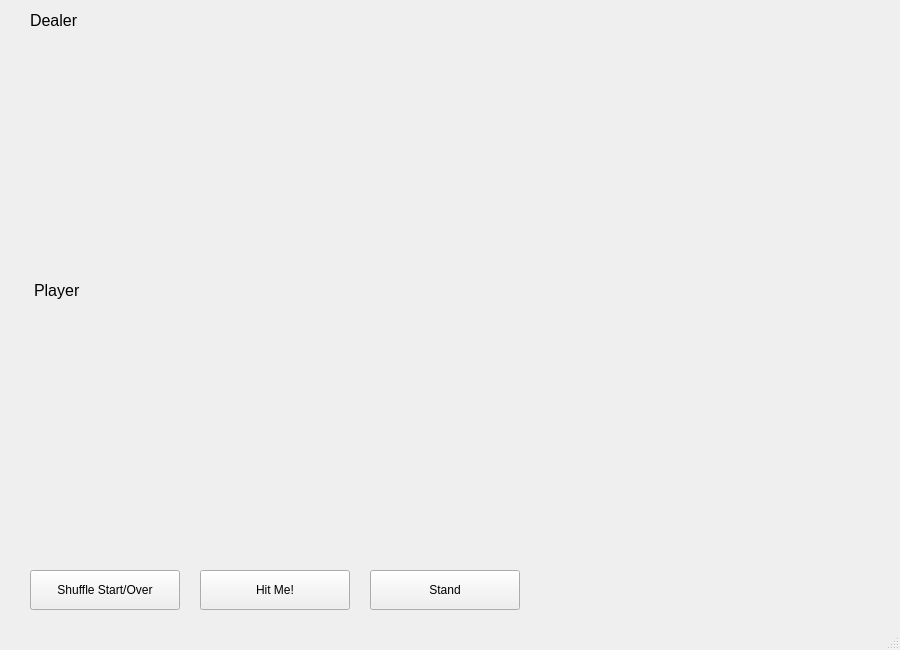
<?xml version="1.0" encoding="UTF-8"?>
<ui version="4.0">
 <class>MainWindow</class>
 <widget class="QMainWindow" name="MainWindow">
  <property name="geometry">
   <rect>
    <x>0</x>
    <y>0</y>
    <width>900</width>
    <height>650</height>
   </rect>
  </property>
  <property name="windowTitle">
   <string>MainWindow</string>
  </property>
  <property name="styleSheet">
   <string notr="true">background-color: &quot;green&quot;;</string>
  </property>
  <widget class="QWidget" name="centralwidget">
   <widget class="QPushButton" name="spushButton">
    <property name="geometry">
     <rect>
      <x>30</x>
      <y>570</y>
      <width>150</width>
      <height>40</height>
     </rect>
    </property>
    <property name="styleSheet">
     <string notr="true">background-color: light gray;</string>
    </property>
    <property name="text">
     <string>Shuffle Start/Over</string>
    </property>
   </widget>
   <widget class="QPushButton" name="hitMeButton">
    <property name="geometry">
     <rect>
      <x>200</x>
      <y>570</y>
      <width>150</width>
      <height>40</height>
     </rect>
    </property>
    <property name="styleSheet">
     <string notr="true">background-color: light gray;</string>
    </property>
    <property name="text">
     <string>Hit Me!</string>
    </property>
   </widget>
   <widget class="QLabel" name="dealerCard1">
    <property name="geometry">
     <rect>
      <x>30</x>
      <y>40</y>
      <width>150</width>
      <height>218</height>
     </rect>
    </property>
    <property name="text">
     <string/>
    </property>
    <property name="pixmap">
     <pixmap>images/cards/2_of_clubs.png</pixmap>
    </property>
    <property name="scaledContents">
     <bool>true</bool>
    </property>
   </widget>
   <widget class="QLabel" name="playerCard1">
    <property name="geometry">
     <rect>
      <x>30</x>
      <y>310</y>
      <width>150</width>
      <height>218</height>
     </rect>
    </property>
    <property name="text">
     <string/>
    </property>
    <property name="pixmap">
     <pixmap>images/cards/2_of_diamonds.png</pixmap>
    </property>
    <property name="scaledContents">
     <bool>true</bool>
    </property>
   </widget>
   <widget class="QLabel" name="dlabel">
    <property name="geometry">
     <rect>
      <x>30</x>
      <y>10</y>
      <width>150</width>
      <height>21</height>
     </rect>
    </property>
    <property name="font">
     <font>
      <pointsize>12</pointsize>
     </font>
    </property>
    <property name="text">
     <string>Dealer</string>
    </property>
   </widget>
   <widget class="QLabel" name="plabel">
    <property name="geometry">
     <rect>
      <x>34</x>
      <y>280</y>
      <width>141</width>
      <height>21</height>
     </rect>
    </property>
    <property name="font">
     <font>
      <pointsize>12</pointsize>
     </font>
    </property>
    <property name="text">
     <string>Player</string>
    </property>
   </widget>
   <widget class="QPushButton" name="standButton">
    <property name="geometry">
     <rect>
      <x>370</x>
      <y>570</y>
      <width>150</width>
      <height>40</height>
     </rect>
    </property>
    <property name="styleSheet">
     <string notr="true">background-color: light gray;</string>
    </property>
    <property name="text">
     <string>Stand</string>
    </property>
   </widget>
   <widget class="QLabel" name="dealerCard2">
    <property name="geometry">
     <rect>
      <x>200</x>
      <y>40</y>
      <width>150</width>
      <height>218</height>
     </rect>
    </property>
    <property name="text">
     <string/>
    </property>
    <property name="pixmap">
     <pixmap>images/cards/2_of_clubs.png</pixmap>
    </property>
    <property name="scaledContents">
     <bool>true</bool>
    </property>
   </widget>
   <widget class="QLabel" name="dealerCard3">
    <property name="geometry">
     <rect>
      <x>370</x>
      <y>40</y>
      <width>150</width>
      <height>218</height>
     </rect>
    </property>
    <property name="text">
     <string/>
    </property>
    <property name="pixmap">
     <pixmap>images/cards/2_of_clubs.png</pixmap>
    </property>
    <property name="scaledContents">
     <bool>true</bool>
    </property>
   </widget>
   <widget class="QLabel" name="dealerCard4">
    <property name="geometry">
     <rect>
      <x>540</x>
      <y>40</y>
      <width>150</width>
      <height>218</height>
     </rect>
    </property>
    <property name="text">
     <string/>
    </property>
    <property name="pixmap">
     <pixmap>images/cards/2_of_clubs.png</pixmap>
    </property>
    <property name="scaledContents">
     <bool>true</bool>
    </property>
   </widget>
   <widget class="QLabel" name="dealerCard5">
    <property name="geometry">
     <rect>
      <x>710</x>
      <y>40</y>
      <width>150</width>
      <height>218</height>
     </rect>
    </property>
    <property name="text">
     <string/>
    </property>
    <property name="pixmap">
     <pixmap>images/cards/2_of_clubs.png</pixmap>
    </property>
    <property name="scaledContents">
     <bool>true</bool>
    </property>
   </widget>
   <widget class="QLabel" name="playerCard2">
    <property name="geometry">
     <rect>
      <x>200</x>
      <y>310</y>
      <width>150</width>
      <height>218</height>
     </rect>
    </property>
    <property name="text">
     <string/>
    </property>
    <property name="pixmap">
     <pixmap>images/cards/2_of_diamonds.png</pixmap>
    </property>
    <property name="scaledContents">
     <bool>true</bool>
    </property>
   </widget>
   <widget class="QLabel" name="playerCard3">
    <property name="geometry">
     <rect>
      <x>370</x>
      <y>310</y>
      <width>150</width>
      <height>218</height>
     </rect>
    </property>
    <property name="text">
     <string/>
    </property>
    <property name="pixmap">
     <pixmap>images/cards/2_of_diamonds.png</pixmap>
    </property>
    <property name="scaledContents">
     <bool>true</bool>
    </property>
   </widget>
   <widget class="QLabel" name="playerCard4">
    <property name="geometry">
     <rect>
      <x>540</x>
      <y>310</y>
      <width>150</width>
      <height>218</height>
     </rect>
    </property>
    <property name="text">
     <string/>
    </property>
    <property name="pixmap">
     <pixmap>images/cards/2_of_diamonds.png</pixmap>
    </property>
    <property name="scaledContents">
     <bool>true</bool>
    </property>
   </widget>
   <widget class="QLabel" name="playerCard5">
    <property name="geometry">
     <rect>
      <x>710</x>
      <y>310</y>
      <width>150</width>
      <height>218</height>
     </rect>
    </property>
    <property name="text">
     <string/>
    </property>
    <property name="pixmap">
     <pixmap>images/cards/2_of_diamonds.png</pixmap>
    </property>
    <property name="scaledContents">
     <bool>true</bool>
    </property>
   </widget>
  </widget>
  <widget class="QMenuBar" name="menubar">
   <property name="geometry">
    <rect>
     <x>0</x>
     <y>0</y>
     <width>900</width>
     <height>21</height>
    </rect>
   </property>
  </widget>
  <widget class="QStatusBar" name="statusbar"/>
 </widget>
 <resources/>
 <connections/>
</ui>
